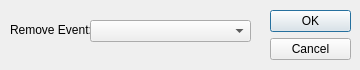
<?xml version="1.0" encoding="UTF-8"?>
<ui version="4.0">
 <class>removeForm</class>
 <widget class="QDialog" name="removeForm">
  <property name="geometry">
   <rect>
    <x>0</x>
    <y>0</y>
    <width>360</width>
    <height>70</height>
   </rect>
  </property>
  <property name="windowTitle">
   <string>Remove Event</string>
  </property>
  <widget class="QDialogButtonBox" name="buttonBox">
   <property name="geometry">
    <rect>
     <x>270</x>
     <y>10</y>
     <width>81</width>
     <height>51</height>
    </rect>
   </property>
   <property name="orientation">
    <enum>Qt::Vertical</enum>
   </property>
   <property name="standardButtons">
    <set>QDialogButtonBox::Cancel|QDialogButtonBox::Ok</set>
   </property>
  </widget>
  <widget class="QLabel" name="label">
   <property name="geometry">
    <rect>
     <x>10</x>
     <y>20</y>
     <width>81</width>
     <height>20</height>
    </rect>
   </property>
   <property name="text">
    <string>Remove Event:</string>
   </property>
  </widget>
  <widget class="QComboBox" name="comboBox">
   <property name="geometry">
    <rect>
     <x>90</x>
     <y>20</y>
     <width>161</width>
     <height>22</height>
    </rect>
   </property>
  </widget>
 </widget>
 <resources/>
 <connections>
  <connection>
   <sender>buttonBox</sender>
   <signal>accepted()</signal>
   <receiver>removeForm</receiver>
   <slot>accept()</slot>
   <hints>
    <hint type="sourcelabel">
     <x>248</x>
     <y>254</y>
    </hint>
    <hint type="destinationlabel">
     <x>157</x>
     <y>274</y>
    </hint>
   </hints>
  </connection>
  <connection>
   <sender>buttonBox</sender>
   <signal>rejected()</signal>
   <receiver>removeForm</receiver>
   <slot>reject()</slot>
   <hints>
    <hint type="sourcelabel">
     <x>316</x>
     <y>260</y>
    </hint>
    <hint type="destinationlabel">
     <x>286</x>
     <y>274</y>
    </hint>
   </hints>
  </connection>
 </connections>
</ui>
